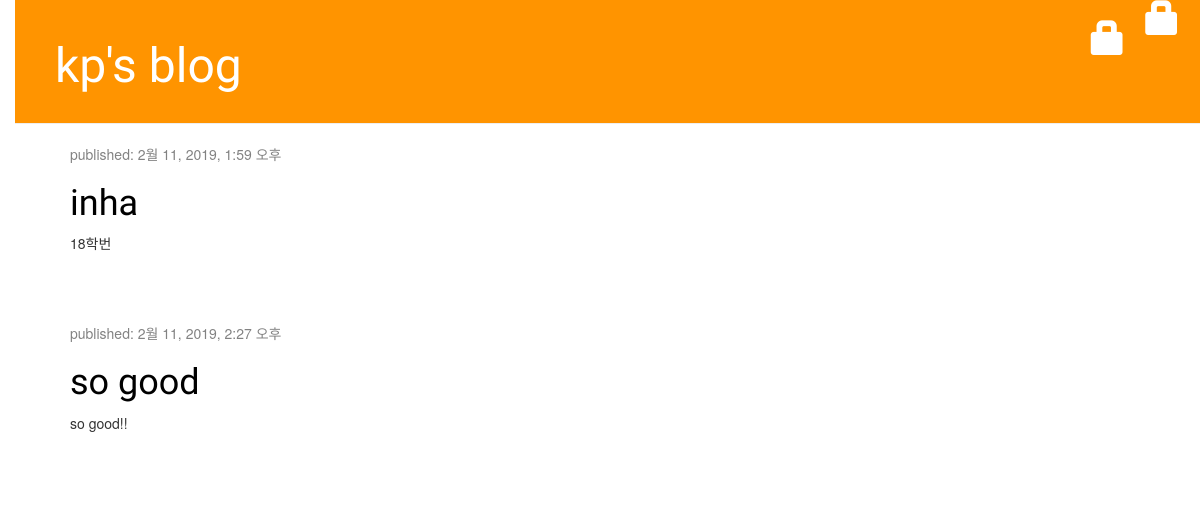
Before: / with the older database file.
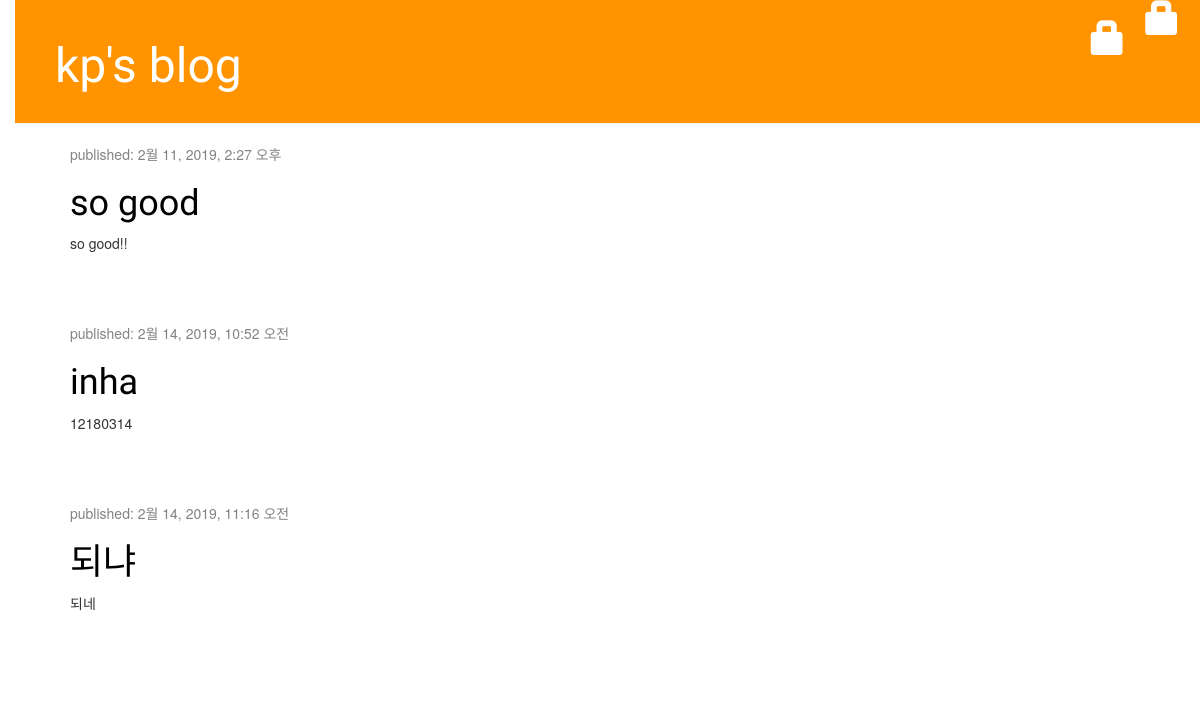
After: the same page with the newer database file.
### blog/models.py (models this page shows, shortened)
class Post(models.Model):
    author = models.ForeignKey('auth.User', on_delete=models.CASCADE) # 다른 모델에 대한 링크
    title = models.CharField(max_length=200) #글자 수가 제한된 텍스트 정의 //글제목 등등..
    text = models.TextField() #글자 수에 제한 없음 // 블로그 콘텐츠 등등
    created_date = models.DateTimeField( # 날짜와 시간을 의미
            default=timezone.now)
    published_date = models.DateTimeField(
            blank=True, null=True)

### blog/views.py (the view)
# urls.py: url(r'^$', views.post_list, name='post_list'),
def post_list(request):
    posts = Post.objects.filter(published_date__lte=timezone.now()).order_by('published_date')
    return render(request, 'blog/post_list.html', {'posts': posts})

### blog/templates/blog/post_list.html
{% extends 'blog/base.html' %}
{% block content %}
  {% for post in posts %}
    <div class="post">
      <div class="date">
        <p>published: {{post.published_date}}</p>
        </div>
        <h1><a href="{% url 'post_detail' pk=post.pk %}">{{ post.title }}</a></h1>
        <p>{{post.text|linebreaksbr }}</p>
      </div>
  {% endfor %}
{% endblock %}

### blog/templates/blog/base.html (shortened to what this page needs)
{% load static %}
<html>
    <head>
        <link rel="stylesheet" href="//maxcdn.bootstrapcdn.com/bootstrap/3.2.0/css/bootstrap.min.css">
        <link rel="stylesheet" href="//maxcdn.bootstrapcdn.com/bootstrap/3.2.0/css/bootstrap-theme.min.css">
        <link rel="stylesheet" href="{% static 'css/blog.css' %}">
    </head>
  <body>
    {% if user.is_authenticated %}
      <a href="{% url 'post_new' %}" class="top-menu"><span class="glyphicon glyphicon-plus"></span></a>
      <a href="{% url 'post_draft_list' %}" class="top-menu"><span class="glyphicon glyphicon-edit"></span></a>
    {% else %}
      <a href="{% url 'login' %}" class="top-menu"><span class="glyphicon glyphicon-lock"></span></a>
    {% endif %}
    <div class="page-header">
      {% if user.is_authenticated %}
        <a href="{% url 'post_new' %}" class="top-munu"><span class="glyphicon-plus"></span></a>
        <a href="{% url 'post_draft_list' %}" class="top-menu"><span class="glyphicon glyphicon-edit"></span></a>
        <p class="top-menu">Hello {{ user.username }} <small>(<a href="{% url 'logout' %}">Log out</a>)</small></p>
    {% else %}
        <a href="{% url 'login' %}" class="top-menu"><span class="glyphicon glyphicon-lock"></span></a>
    {% endif %}
    <h1><a href="/">kp's blog</a></h1>
    </div>
    <div class="content container">
      <div class="row">
        <div class="col-md-8">
        {% block content %}
        {%endblock %}
        </div>
      </div>
    </div>
  </body>
</html>

### blog/static/css/blog.css (style rules this page uses)
h1 a { color: #FCA205; font-family: 'Lobster'; }
body { padding-left: 15px; }
.page-header { background-color: #ff9400; margin-top: 0; padding: 20px 20px 20px 40px; }
.page-header h1, .page-header h1 a, .page-header h1 a:visited, .page-header h1 a:active { color: #ffffff; font-size: 36pt; text-decoration: none; }
.content { margin-left: 40px; }
h1, h2, h3, h4 { font-family: 'Lobster', cursive; }
.date { color: #828282; }
.top-menu, .top-menu:hover, .top-menu:visited { color: #ffffff; float: right; font-size: 26pt; margin-right: 20px; }
.post { margin-bottom: 70px; }
.post h1 a, .post h1 a:visited { color: #000000; }

Changed rows visible on the page:
shown differently, row unchanged: Post "so good": moves up the list
changed Post "inha": published_date "2월 11, 2019, 1:59 오후" → "2월 14, 2019, 10:52 오전"; text "18학번" → "12180314"
added Post: published_date "2월 14, 2019, 11:16 오전", title "되냐", text "되네"
